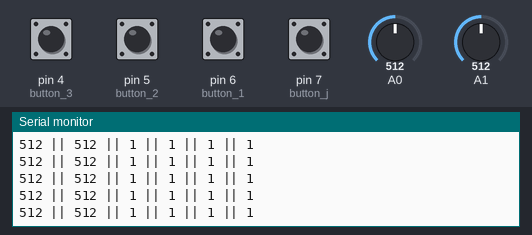
Bench run of a sketch on a simulated Arduino Uno, built with avr-gcc and run on an emulated ATmega328P. Parts: the last lines printed to the serial monitor. The test bench sets the inputs (shaded band); at power-on: pin 4 (button_3), pin 5 (button_2), pin 6 (button_1), pin 7 (button_j) HIGH, A0 = 512, A1 = 512.

Above: at 1.2 s.
1.3 s: A0 set to 110
At 1.9 s:
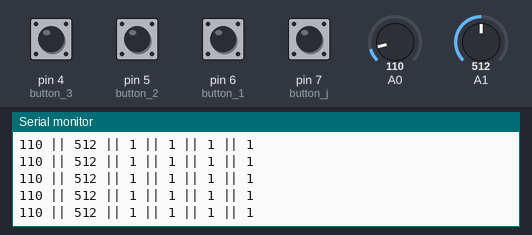
4.3 s: A0 set to 90
At 5.0 s:
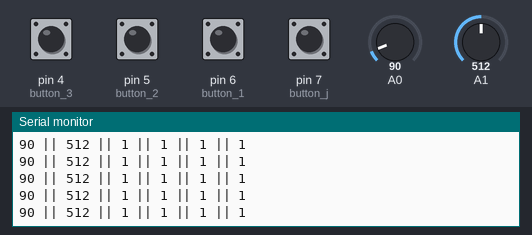
7.3 s: A1 set to 108
At 8.1 s:
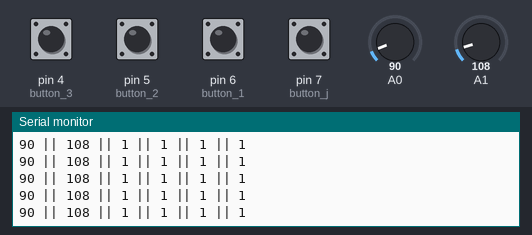
10.3 s: A1 set to 89
At 11.2 s:
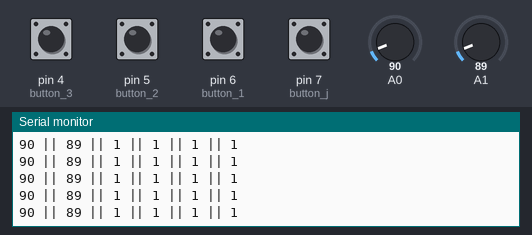
16.3 s: A1 set to 11
At 17.3 s:
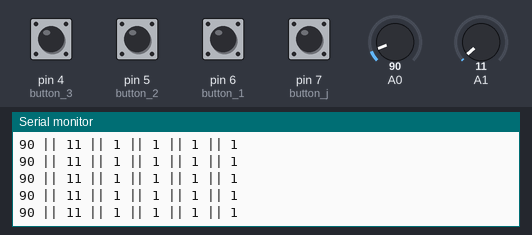
19.3 s: A1 set to 8
At 19.9 s:
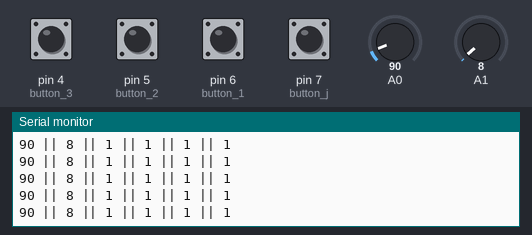
Timing chart, 0 to 22.3 s (numbered marks = the images above; inputs shaded):
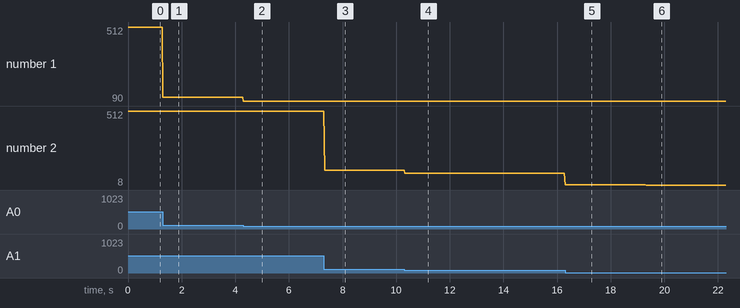

The sketch:

contoller_final.ino
```cpp
#define button_j 7
#define button_1 6
#define button_2 5
#define button_3 4
#define led_pin LED_BUILTIN


int button1_state,button2_state,button3_state,button4_state, x_value, y_value, j_b_value;

void setup() {
  Serial.begin(9600);
  pinMode(button_j, INPUT_PULLUP);
//  pinMode(led_pin, OUTPUT);
  pinMode(button_1, INPUT_PULLUP);
  pinMode(button_2, INPUT_PULLUP);

  pinMode(button_3, INPUT_PULLUP);


}

void writeData(int x, int y, int but_j, int b1, int b2, int b3){
  Serial.print(x);
  Serial.print(" || ");
  Serial.print(y);
  Serial.print(" || ");
  Serial.print(but_j);
  Serial.print(" || ");
  Serial.print(b1);
  Serial.print(" || ");
  Serial.print(b2);
  Serial.print(" || ");
  Serial.print(b3);
  Serial.print("\n");
  Serial.flush();

}


void loop() {
  x_value = analogRead(A0);
  y_value = analogRead(A1);
  j_b_value = digitalRead(button_j);
  button1_state = digitalRead(button_1);
  button2_state = digitalRead(button_2);
  button3_state = digitalRead(button_3);

  writeData(x_value, y_value, j_b_value, button1_state, button2_state, button3_state);

}
```

Measured:
- after the input at 1.3 s, the serial monitor: prints a new line at once (image 1)
- after the input at 4.3 s, the serial monitor: prints a new line at once (image 2)
- after the input at 7.3 s, the serial monitor: prints a new line at once (image 3)
- after the input at 10.3 s, the serial monitor: prints a new line at once (image 4)
- after the input at 16.3 s, the serial monitor: prints a new line at once (image 5)
- after the input at 19.3 s, the serial monitor: prints a new line at once (image 6)
- plotted number 1: 512 → 110 after the input at 1.3 s, 110 → 90 after the input at 4.3 s
- plotted number 2: 512 → 108 after the input at 7.3 s, 108 → 89 after the input at 10.3 s, 89 → 11 after the input at 16.3 s, 11 → 8 after the input at 19.3 s
